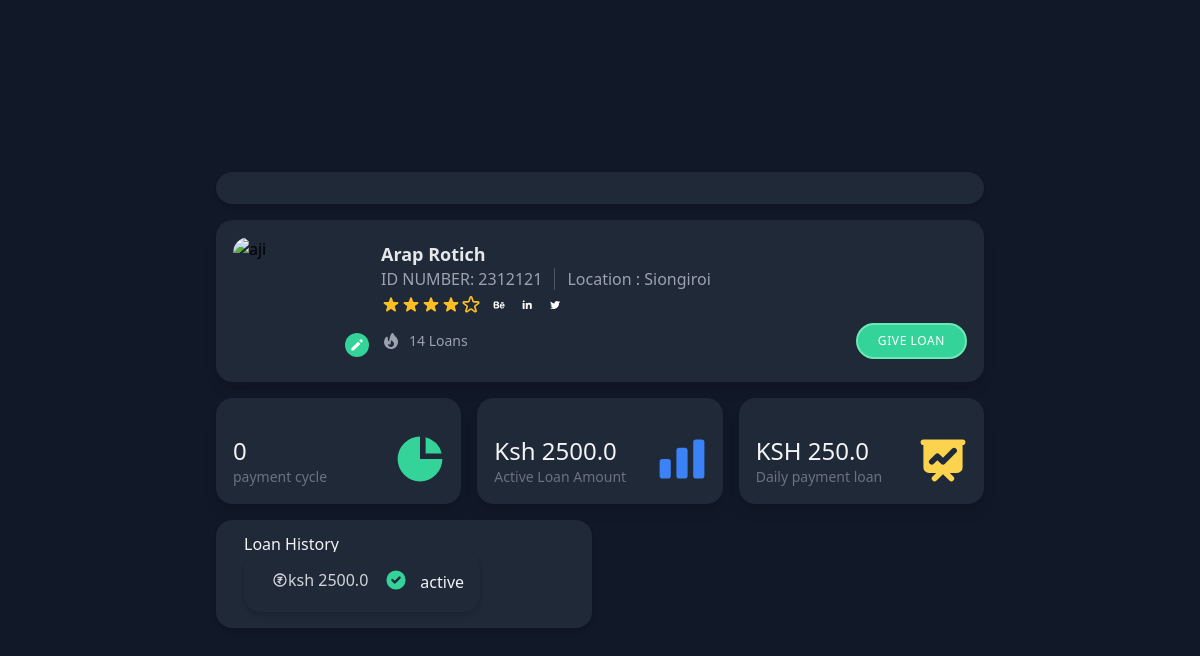
The page /user/3 on the database its author committed.
### models.py (models this page shows, shortened)
class User(db.Model):
    id = db.Column(db.Integer, primary_key=True)
    name = db.Column(db.String(100), nullable=False)
    phone_number = db.Column(db.String(15), nullable=False)
    id_number = db.Column(db.String(50), unique=True, nullable=False)
    location = db.Column(db.String(100), nullable=False)
    loans = db.relationship('Loan', backref='user', lazy=True)

class Loan(db.Model):
    id = db.Column(db.Integer, primary_key=True)
    user_id = db.Column(db.Integer, db.ForeignKey('user.id'), nullable=False)
    loan_amount = db.Column(db.Float, nullable=False)
    start_date = db.Column(db.Date, nullable=False)
    status = db.Column(db.String(20), nullable=False, default='active')  # Add status field
    repayments = db.relationship('Repayment', backref='loan', lazy=True)
    def get_daily_repayment_amount(self):
        if self.status != 'active':
            return 0
        daily_repayment_amount = self.loan_amount / 10
        return daily_repayment_amount
    def get_current_repayment_day(self):
        current_date = datetime.today().date()
        repayment_start_date = self.start_date + timedelta(days=1)
        repayment_day = (current_date - repayment_start_date).days + 1
        return max(0, repayment_day)  # Ensure repayment_day is non-negative

### app.py (the view)
@app.route('/user/<int:user_id>')
def user_details(user_id):
    conn = sqlite3.connect('instance/loan_management.db')
    cursor = conn.cursor()
    cursor.execute("SELECT * FROM user WHERE id=?", (user_id,))
    user = cursor.fetchone()
    cursor.execute("SELECT loan_amount FROM loan WHERE user_id=? AND status='active'", (user_id,))
    active_loan_amount = cursor.fetchone()
    active_loan_amount = active_loan_amount[0] if active_loan_amount else None
    conn.close()
    user_loans = Loan.query.filter_by(user_id=user_id).all()
    active_loan_amount = None
    current_repayment_day = None
    daily_repayment_amount = None
    loan_statuses = []
    active_loan = next((loan for loan in user_loans if loan.status == 'active'), None)
    if active_loan:
        active_loan_amount = active_loan.loan_amount
        current_repayment_day = active_loan.get_current_repayment_day()
        daily_repayment_amount = active_loan.get_daily_repayment_amount()
    for loan in user_loans:
        loan_statuses.append({'loan_amount': loan.loan_amount,'loan_id': loan.id, 'status': loan.status})
    return render_template('single_user.html',
                           name=user[1],
                           phone_number=user[2],
                           location=user[3],
                           id_number=user[4],
                           active_loan_amount=active_loan_amount,
                           user_id=user_id,
                           current_repayment_day=current_repayment_day,
                           daily_repayment_amount=daily_repayment_amount,
                           loan_statuses=loan_statuses)

### templates/single_user.html (shortened to what this page needs)
<!DOCTYPE html>
<html lang="en">
<head>
</head>
<body>
    <link href="https://unpkg.com/tailwindcss@^2/dist/tailwind.min.css" rel="stylesheet">
    <div class="flex flex-col items-center justify-center min-h-screen bg-gray-900">
        <div class="container  m-4">
            <div class="max-w-3xl w-full mx-auto grid gap-4 grid-cols-1">
                <div
                    class="flex flex-col justify-center p-4 bg-gray-800 border-gray-800 shadow-md hover:shodow-lg rounded-2xl">
                </div>
                <div class="flex flex-col ">
                    <div class="bg-gray-800 border border-gray-800 shadow-lg  rounded-2xl p-4">
                        <div class="flex-none sm:flex">
                            <div class=" relative h-32 w-32   sm:mb-0 mb-3">
                                <img src="https://tailwindcomponents.com/storage/avatars/njkIbPhyZCftc4g9XbMWwVsa7aGVPajYLRXhEeoo.jpg"
                                    alt="aji" class=" w-32 h-32 object-cover rounded-2xl">
                                <a href="#"
                                    class="absolute -right-2 bottom-2   -ml-3  text-white p-1 text-xs bg-green-400 hover:bg-green-500 font-medium tracking-wider rounded-full transition ease-in duration-300">
                                    <svg xmlns="http://www.w3.org/2000/svg" viewBox="0 0 20 20" fill="currentColor"
                                        class="h-4 w-4">
                                        <path
                                            d="M13.586 3.586a2 2 0 112.828 2.828l-.793.793-2.828-2.828.793-.793zM11.379 5.793L3 14.172V17h2.828l8.38-8.379-2.83-2.828z">
                                        </path>
                                    </svg>
                                </a>
                            </div>
                            <div class="flex-auto sm:ml-5 justify-evenly">
                                <div class="flex items-center justify-between sm:mt-2">
                                    <div class="flex items-center">
                                        <div class="flex flex-col">
                                            <div class="w-full flex-none text-lg text-gray-200 font-bold leading-none">
                                                {{ name }}
                                            </div>
                                            <div class="flex-auto text-gray-400 my-1">
                                                <span class="mr-3 ">ID NUMBER: {{ location }}</span><span>Location
                                                    :
                                                    {{id_number}}</span>
                                            </div>
                                        </div>
                                    </div>
                                </div>
                                <div class="flex flex-row items-center">
                                    <div class="flex">
                                    </div>
                                    <div class="flex-1 inline-flex   items-center ml-2 space-x-2">
                                        <a hre="https://www.behance.net/ajeeshmon" target="_blank"></a>
                                        <a hre="https://www.linkedin.com/in/ajeeshmon" target="_blank"></a>
                                        <a hre="https://twitter.com/ajeemon?lang=en" target="_blank"></a>
                                    </div>
                                </div>
                                <div class="flex pt-2  text-sm text-gray-400">
                                    <div class="flex-1 inline-flex items-center">
                                        <p class="">14 Loans </p>
                                    </div>
                                    <a href="#" id="giveLoanButton"
                                        class="flex-no-shrink bg-green-400 hover:bg-green-500 px-5 ml-4 py-2 text-xs shadow-sm hover:shadow-lg font-medium tracking-wider border-2 border-green-300 hover:border-green-500 text-white rounded-full transition ease-in duration-300">
                                        GIVE LOAN
                                    </a>
                                </div>
                            </div>
                        </div>
                    </div>
                </div>
                <div class="grid grid-cols-12 gap-4 ">
                    <div class="col-span-12 sm:col-span-4">
                        <div class="p-4 relative  bg-gray-800 border border-gray-800 shadow-lg  rounded-2xl">
                            <svg xmlns="http://www.w3.org/2000/svg"
                                class="h-14 w-14  absolute bottom-4 right-3 text-green-400" viewBox="0 0 20 20"
                                fill="currentColor">
                                <path d="M2 10a8 8 0 018-8v8h8a8 8 0 11-16 0z" />
                                <path d="M12 2.252A8.014 8.014 0 0117.748 8H12V2.252z" />
                            </svg>
                            <div class="text-2xl text-gray-100 font-medium leading-8 mt-5">{{ current_repayment_day }}
                            </div>
                            <div class="text-sm text-gray-500">payment cycle </div>
                        </div>
                    </div>
                    <div class="col-span-12 sm:col-span-4">
                        <div class="p-4 relative  bg-gray-800 border border-gray-800 shadow-lg  rounded-2xl">
                            <div class="text-2xl text-gray-100 font-medium leading-8 mt-5">Ksh {{ active_loan_amount}}
                            </div>
                            <div class="text-sm text-gray-500">Active Loan Amount</div>
                        </div>
                    </div>
                    <div class="col-span-12 sm:col-span-4">
                        <div class="p-4 relative  bg-gray-800 border border-gray-800 shadow-lg  rounded-2xl">
                            <div class="text-2xl text-gray-100 font-medium leading-8 mt-5">KSH
                                {{daily_repayment_amount}}</div>
                            <div class="text-sm text-gray-500">Daily payment loan</div>
                        </div>
                    </div>
                </div>
                <div class="grid gap-4 grid-cols-1 md:grid-cols-2">
                    <div class="flex flex-col space-y-4">
                        <div
                            class="flex flex-col p-4 bg-gray-800 border-gray-800 shadow-md hover:shodow-lg rounded-2xl cursor-pointer transition ease-in duration-500  transform hover:scale-105">
                            <div class="flex items-center justify-between">
                                <div class="flex items-center mr-auto">
                                    <div class="flex flex-col ml-3 min-w-0">
                                        <div class="font-medium leading-none text-gray-100">Loan History</div>
                                        <div class="grid ">
                                            {% for loan_status in loan_statuses %}
                                            <div
                                                class="flex flex-col p-4 bg-gray-800 border-gray-800 shadow-md hover:shodow-lg rounded-2xl cursor-pointer transition ease-in duration-500  transform hover:scale-105">
                                                <div class="flex items-center justify-between">
                                                    <div class="flex items-center mr-auto">
                                                        <div class="flex flex-col ml-3 min-w-0">
                                                            <div class="flex">
                                                                <h5
                                                                    class="flex items-center font-medium text-gray-300 mr-2">
                                                                    <svg xmlns="http://www.w3.org/2000/svg"
                                                                        class="h-4 w-4" fill="none" viewBox="0 0 24 24"
                                                                        stroke="currentColor">
                                                                        <path stroke-linecap="round"
                                                                            stroke-linejoin="round" stroke-width="2"
                                                                            d="M9 8h6m-5 0a3 3 0 110 6H9l3 3m-3-6h6m6 1a9 9 0 11-18 0 9 9 0 0118 0z" />
                                                                    </svg> ksh {{loan_status.loan_amount}}
                                                                </h5>
                                                                <svg xmlns="http://www.w3.org/2000/svg"
                                                                    class="h-6 w-6 text-green-400 ml-2"
                                                                    viewBox="0 0 20 20" fill="currentColor">
                                                                    <path fill-rule="evenodd"
                                                                        d="M10 18a8 8 0 100-16 8 8 0 000 16zm3.707-9.293a1 1 0 00-1.414-1.414L9 10.586 7.707 9.293a1 1 0 00-1.414 1.414l2 2a1 1 0 001.414 0l4-4z"
                                                                        clip-rule="evenodd" />
                                                                </svg>
                                                            </div>
                                                        </div>
                                                    </div>
                                                    <div class="flex flex-col ml-3 min-w-0">
                                                        <div class="font-medium leading-none text-gray-100">
                                                            {{loan_status.status}}
                                                        </div>
                                                    </div>
                                                </div>
                                            </div>
                                            {% endfor %}
                                        </div>
                                    </div>
                                </div>
                            </div>
                        </div>
</body>
</html>

### rows shown on the page
User: name "Arap Rotich", id_number "2312121", location "Siongiroi"
Loan: loan_amount "2500.0", status "active"

### other values the page prints
{{ current_repayment_day }} "0"
{{ daily_repayment_amount }} "250.0"
